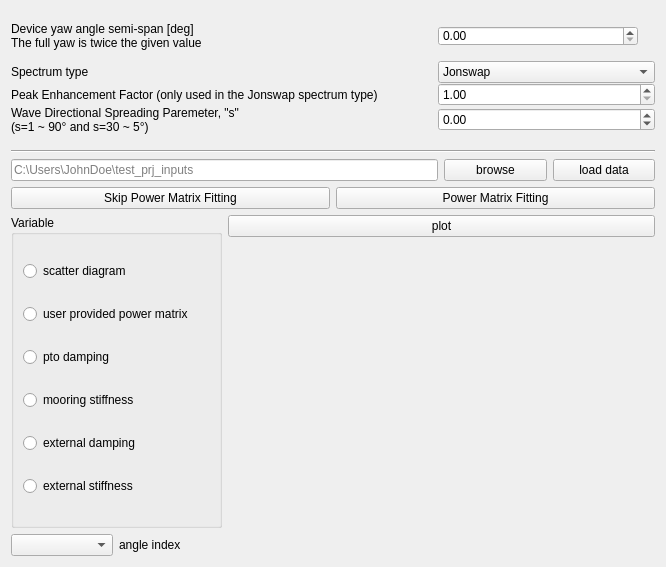
<?xml version="1.0" encoding="UTF-8"?>
<ui version="4.0">
 <class>Form</class>
 <widget class="QWidget" name="Form">
  <property name="geometry">
   <rect>
    <x>0</x>
    <y>0</y>
    <width>666</width>
    <height>567</height>
   </rect>
  </property>
  <property name="windowTitle">
   <string>Performance Fit - Module</string>
  </property>
  <layout class="QGridLayout" name="gridLayout">
   <item row="5" column="0" rowspan="2" colspan="2">
    <widget class="QGroupBox" name="groupBox">
     <property name="title">
      <string>Variable</string>
     </property>
     <layout class="QVBoxLayout" name="verticalLayout">
      <item>
       <widget class="QRadioButton" name="rb_sd">
        <property name="text">
         <string>scatter diagram</string>
        </property>
       </widget>
      </item>
      <item>
       <widget class="QRadioButton" name="rb_pm">
        <property name="text">
         <string>user provided power matrix</string>
        </property>
       </widget>
      </item>
      <item>
       <widget class="QRadioButton" name="rb_pto">
        <property name="text">
         <string>pto damping</string>
        </property>
       </widget>
      </item>
      <item>
       <widget class="QRadioButton" name="rb_moo">
        <property name="text">
         <string>mooring stiffness</string>
        </property>
       </widget>
      </item>
      <item>
       <widget class="QRadioButton" name="rb_k_ext">
        <property name="text">
         <string>external damping</string>
        </property>
       </widget>
      </item>
      <item>
       <widget class="QRadioButton" name="rb_d_ext">
        <property name="text">
         <string>external stiffness</string>
        </property>
       </widget>
      </item>
     </layout>
    </widget>
   </item>
   <item row="6" column="2" rowspan="2" colspan="4">
    <widget class="QWidget" name="mpl_window" native="true">
     <layout class="QVBoxLayout" name="mpl_vl"/>
    </widget>
   </item>
   <item row="2" column="0" colspan="4">
    <widget class="QLineEdit" name="le_pfit_data">
     <property name="placeholderText">
      <string>C:\Users\JohnDoe\test_prj_inputs</string>
     </property>
    </widget>
   </item>
   <item row="5" column="2" colspan="4">
    <widget class="QPushButton" name="btn_plot_pfit">
     <property name="text">
      <string>plot</string>
     </property>
    </widget>
   </item>
   <item row="7" column="0">
    <widget class="QComboBox" name="cb_angle_index"/>
   </item>
   <item row="7" column="1">
    <widget class="QLabel" name="label">
     <property name="text">
      <string>angle index</string>
     </property>
    </widget>
   </item>
   <item row="2" column="5">
    <widget class="QPushButton" name="btn_load_pfit">
     <property name="text">
      <string>load data</string>
     </property>
    </widget>
   </item>
   <item row="2" column="4">
    <widget class="QPushButton" name="btn_browse_pfit">
     <property name="text">
      <string>browse</string>
     </property>
    </widget>
   </item>
   <item row="3" column="3" colspan="3">
    <widget class="QPushButton" name="btn_fitting">
     <property name="text">
      <string>Power Matrix Fitting</string>
     </property>
    </widget>
   </item>
   <item row="0" column="0" colspan="6">
    <layout class="QGridLayout" name="gridLayout_2">
     <property name="sizeConstraint">
      <enum>QLayout::SizeConstraint::SetMinimumSize</enum>
     </property>
     <property name="bottomMargin">
      <number>10</number>
     </property>
     <property name="spacing">
      <number>0</number>
     </property>
     <item row="0" column="0">
      <widget class="QLabel" name="label_2">
       <property name="minimumSize">
        <size>
         <width>0</width>
         <height>50</height>
        </size>
       </property>
       <property name="maximumSize">
        <size>
         <width>16777215</width>
         <height>50</height>
        </size>
       </property>
       <property name="sizeIncrement">
        <size>
         <width>0</width>
         <height>0</height>
        </size>
       </property>
       <property name="font">
        <font>
         <italic>false</italic>
        </font>
       </property>
       <property name="text">
        <string>Device yaw angle semi-span [deg]
The full yaw is twice the given value</string>
       </property>
      </widget>
     </item>
     <item row="0" column="1">
      <widget class="QDoubleSpinBox" name="wwAngle">
       <property name="sizePolicy">
        <sizepolicy hsizetype="Minimum" vsizetype="Fixed">
         <horstretch>0</horstretch>
         <verstretch>0</verstretch>
        </sizepolicy>
       </property>
       <property name="minimumSize">
        <size>
         <width>0</width>
         <height>20</height>
        </size>
       </property>
       <property name="maximumSize">
        <size>
         <width>200</width>
         <height>20</height>
        </size>
       </property>
       <property name="maximum">
        <double>180.000000000000000</double>
       </property>
      </widget>
     </item>
     <item row="1" column="0">
      <widget class="QLabel" name="label_3">
       <property name="text">
        <string>Spectrum type</string>
       </property>
      </widget>
     </item>
     <item row="2" column="0">
      <widget class="QLabel" name="label_4">
       <property name="text">
        <string>Peak Enhancement Factor (only used in the Jonswap spectrum type)</string>
       </property>
      </widget>
     </item>
     <item row="1" column="1">
      <widget class="QComboBox" name="uiSpectrum">
       <item>
        <property name="text">
         <string>Jonswap</string>
        </property>
       </item>
       <item>
        <property name="text">
         <string>Pierson_Moskowitz</string>
        </property>
       </item>
       <item>
        <property name="text">
         <string>Bretschneider Mitsuyasu </string>
        </property>
       </item>
       <item>
        <property name="text">
         <string>Modified_Bretschneider Mitsuyasu</string>
        </property>
       </item>
       <item>
        <property name="text">
         <string>Psc Swell</string>
        </property>
       </item>
       <item>
        <property name="text">
         <string>Regular</string>
        </property>
       </item>
      </widget>
     </item>
     <item row="2" column="1">
      <widget class="QDoubleSpinBox" name="uiGamma">
       <property name="minimum">
        <double>1.000000000000000</double>
       </property>
       <property name="maximum">
        <double>7.000000000000000</double>
       </property>
      </widget>
     </item>
     <item row="3" column="0">
      <widget class="QLabel" name="label_5">
       <property name="text">
        <string>Wave Directional Spreading Paremeter, &quot;s&quot;
(s=1 ~ 90° and s=30 ~ 5°)</string>
       </property>
      </widget>
     </item>
     <item row="3" column="1">
      <widget class="QDoubleSpinBox" name="uiSpreading">
       <property name="minimum">
        <double>-1.000000000000000</double>
       </property>
       <property name="maximum">
        <double>50.000000000000000</double>
       </property>
      </widget>
     </item>
    </layout>
   </item>
   <item row="3" column="0" colspan="3">
    <widget class="QPushButton" name="btn_skip_fit">
     <property name="text">
      <string>Skip Power Matrix Fitting</string>
     </property>
    </widget>
   </item>
   <item row="1" column="0" colspan="6">
    <widget class="Line" name="line">
     <property name="orientation">
      <enum>Qt::Orientation::Horizontal</enum>
     </property>
    </widget>
   </item>
  </layout>
 </widget>
 <resources/>
 <connections/>
</ui>
